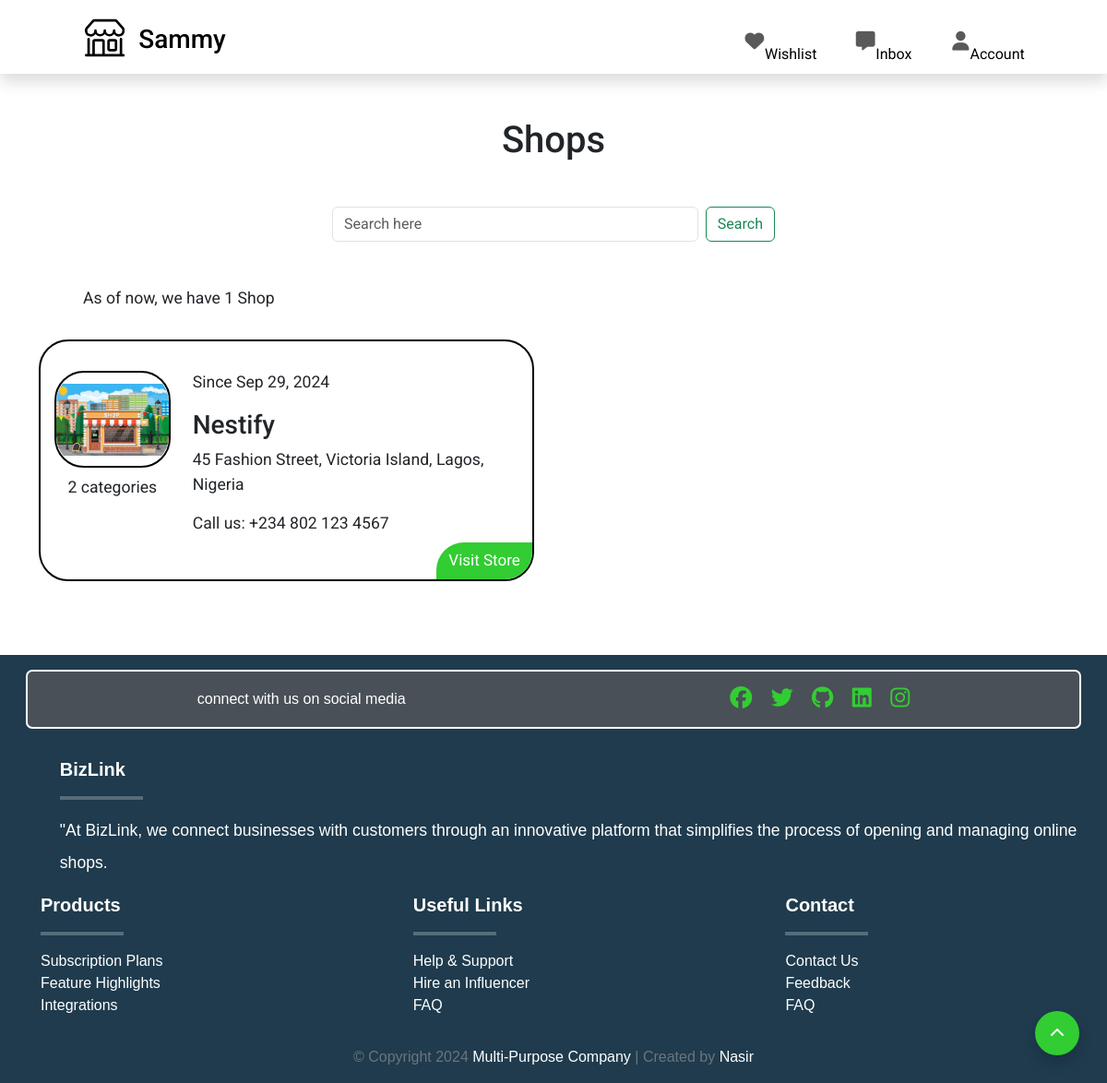
The page /core/customer/shop/ on the database its author committed.
### shop/models.py (models this page shows, shortened)
class Shop(models.Model):
    shopId = ShortUUIDField(unique=True, length=10, max_length=21, prefix="shop", alphabet="ABCDEF0123456789")
    name = models.CharField(max_length=255, default="Nestify")
    description = models.TextField(blank=False, null=False, default="This is a shop")
    image = models.ImageField(upload_to='shop_directory_path', blank=True, null=True)
    address = models.TextField(blank=False, null=False, default="This is my address")
    contact = models.CharField(max_length=255, default="+251 97 654 2331")
    created_at = models.DateTimeField(auto_now_add=True)
    created_by = models.OneToOneField(settings.AUTH_USER_MODEL, on_delete=models.CASCADE, related_name="user_shop")
    class Meta:
        ordering = ('name',)
        unique_together = ('created_by', 'name')

### core/views.py (the view)
# urls.py: path("customer/shop/", views.shop_collection, name="shop_collection"),
def shop_collection(request):
    shops = Shop.objects.all().order_by("name")
    return render(request, "core/customer/shop.html", {
        'shops': shops
    })

### core/context_processor.py (called while the page is built, shortened)
def base(request):
    user = request.user
    categories = []
    wishlist = 0
    notification = 0
    inbox_count = 0
    shop = None
    total_unread_messages = 0  # Initialize unread messages count to 0
    return {
        'user': user,
        'shop': shop,
        'categories': categories,
        'wishlist': wishlist,
        'notification': notification,
        'total_unread_messages': total_unread_messages,  # Add unread messages to context
    }

### core/templatetags/custom_tags.py (called while the page is built)
@register.filter
def startswith(value, arg):
    return value.startswith(arg)

### templates/core/customer/shop.html (shortened to what this page needs)
{% extends "core/base.html" %}
{% load static %}
{% block content %}
<section class="shop-intro-section">
    <div class="container">
        <h1>Shops</h1>
        <div class="search-box">
            <div class="search">
                <form
                class="d-flex" role="search" method="GET" action="{% url 'core:search_customer' %}">
                <input
                    class="form-control me-2 search-bar"
                    type="search"
                    placeholder="Search here"
                    aria-label="Search"
                    name="q"
                    value="{{ query }}"
                />
                <button
                    class="btn btn-outline-success search-btn"
                    type="submit"
                >
                    Search
                </button>
                </form>
            </div>
        </div>
        <div class="shop-collection">
            {% if shops %}
                <p class="shop-tally">As of now, we have
                    {% if shops.count  == 1 %}
                        1 Shop
                    {% else %}
                        {{ shops.count  }} shops
                    {% endif %}
                </p>
                    <div class="shop-collection-box">
                        {% for shop in shops %}
                            <div class="shop-box">
                                <div class="shop-image-column">
                                    <div class="shop-image">
                                       <img src="{{ shop.image.url }}" alt="{{ shop.name }} image">
                                    </div>
                                    <p>
                                        {% if shop.shop_categories.count  == 1 %}
                                            1 Category
                                        {% else %}
                                            {{ shop.shop_categories.count }} categories
                                        {% endif %}
                                    </p>
                                </div>
                                <div class="shop-detail">
                                    <p>Since {{ shop.created_at|date:"M j, Y" }}</p>
                                    <h3>{{ shop.name }}</h3>
                                    <p>{{ shop.address }}</p>
                                    <p>Call us: {{ shop.contact }}</p>
                                </div>
                                <div class="visit-shop-btn">
                                    <a href="{% url 'core:visit_shop' shop.shopId %}" class="btn"> Visit Store</a>
                                </div>
                            </div>
                        {% endfor %}
                    </div>
            {% else %}
                <p>No shops yet. Please come back letter. </p>
            {% endif %}
        </div>
    </div>
</section>
{% endblock %}

### rows shown on the page
Shop: image (picture), shop_categories.count "2", created_at "Sep 29, 2024", name "Nestify", address "45 Fashion Street, Victoria Island, Lagos, Nigeria", contact "+234 802 123 4567"
